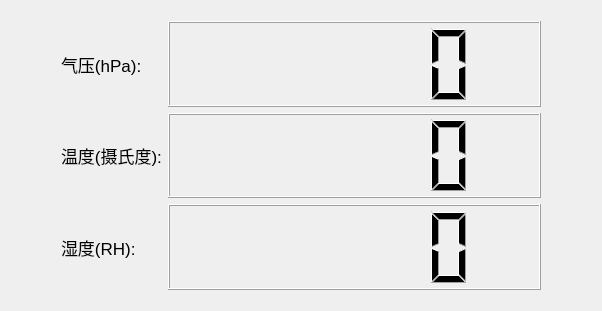
<?xml version="1.0" encoding="UTF-8"?>
<ui version="4.0">
 <class>MainWindow</class>
 <widget class="QMainWindow" name="MainWindow">
  <property name="geometry">
   <rect>
    <x>0</x>
    <y>0</y>
    <width>602</width>
    <height>311</height>
   </rect>
  </property>
  <property name="windowTitle">
   <string>MainWindow</string>
  </property>
  <widget class="QWidget" name="centralWidget">
   <layout class="QGridLayout" name="gridLayout_2">
    <item row="0" column="0">
     <layout class="QHBoxLayout" name="horizontalLayout_3" stretch="1,5">
      <property name="leftMargin">
       <number>50</number>
      </property>
      <property name="topMargin">
       <number>10</number>
      </property>
      <property name="bottomMargin">
       <number>10</number>
      </property>
      <item>
       <layout class="QVBoxLayout" name="verticalLayout_4">
        <item>
         <widget class="QLabel" name="label">
          <property name="font">
           <font>
            <pointsize>13</pointsize>
           </font>
          </property>
          <property name="text">
           <string>气压(hPa):</string>
          </property>
          <property name="scaledContents">
           <bool>true</bool>
          </property>
          <property name="wordWrap">
           <bool>true</bool>
          </property>
         </widget>
        </item>
        <item>
         <widget class="QLabel" name="label_2">
          <property name="font">
           <font>
            <pointsize>13</pointsize>
           </font>
          </property>
          <property name="text">
           <string>温度(摄氏度):</string>
          </property>
         </widget>
        </item>
        <item>
         <widget class="QLabel" name="label_3">
          <property name="font">
           <font>
            <pointsize>13</pointsize>
           </font>
          </property>
          <property name="text">
           <string>湿度(RH):</string>
          </property>
         </widget>
        </item>
       </layout>
      </item>
      <item>
       <layout class="QVBoxLayout" name="verticalLayout_3">
        <property name="rightMargin">
         <number>50</number>
        </property>
        <item>
         <widget class="QLCDNumber" name="m_lcdNumber_Press">
          <property name="smallDecimalPoint">
           <bool>true</bool>
          </property>
          <property name="digitCount">
           <number>5</number>
          </property>
         </widget>
        </item>
        <item>
         <widget class="QLCDNumber" name="m_lcdNumber_Temp">
          <property name="smallDecimalPoint">
           <bool>true</bool>
          </property>
          <property name="digitCount">
           <number>5</number>
          </property>
         </widget>
        </item>
        <item>
         <widget class="QLCDNumber" name="m_lcdNumber_Humi">
          <property name="smallDecimalPoint">
           <bool>true</bool>
          </property>
          <property name="digitCount">
           <number>5</number>
          </property>
         </widget>
        </item>
       </layout>
      </item>
     </layout>
    </item>
   </layout>
  </widget>
 </widget>
 <layoutdefault spacing="6" margin="11"/>
 <resources/>
 <connections/>
</ui>
